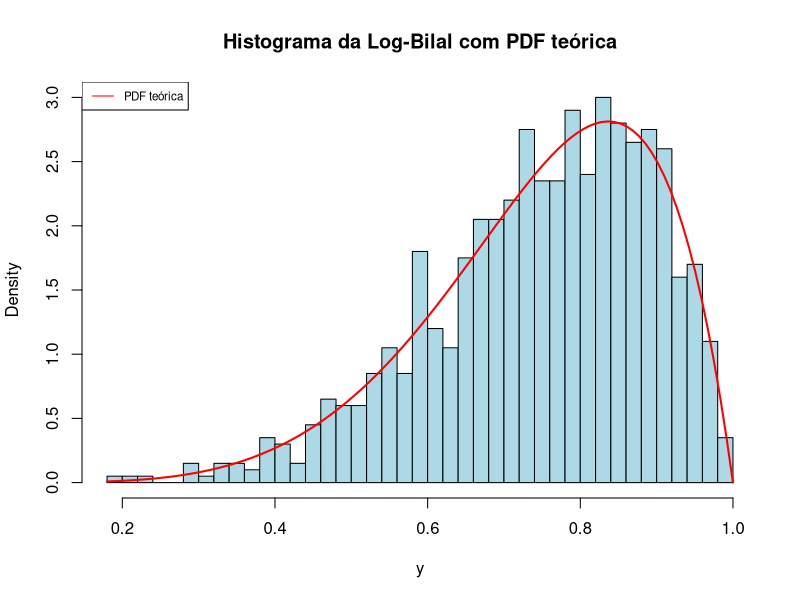

Recreate this plot in R.
# ============================================================
# DISTRIBUIÇÃO LOG-BILAL REPARAMETRIZADA
# ============================================================

# ------------------------------------------------------------
# 1. FUNÇÃO DE DENSIDADE DE PROBABILIDADE (PDF)
# ------------------------------------------------------------
dLB <- function(y, mu = 0.75) {
  fx1 <- (12 / ((mu / (mu + 24))^(-1/2) - 5)) * 
    y^(4 / ((mu / (mu + 24))^(-1/2) - 5) - 1) * 
    (1 - y^(2 / ((mu / (mu + 24))^(-1/2) - 5)))
  return(fx1)
}


# ------------------------------------------------------------
# 2. FUNÇÃO DE DISTRIBUIÇÃO ACUMULADA (CDF)
# ------------------------------------------------------------
pLB <- function(y, mu = 0.75) {
  cdf <- 3 * y^(4 / ((mu / (mu + 24))^(-1/2) - 5)) - 
    2 * y^(6 / ((mu / (mu + 24))^(-1/2) - 5))
  return(cdf)
}


# ------------------------------------------------------------
# 3. FUNÇÃO INVERSA (AUXILIAR PARA QUANTIL E GERAÇÃO)
# ------------------------------------------------------------
inverse <- function(f, lower, upper) {
  function(y) {
    uniroot(function(x) f(x) - y, lower = lower, upper = upper, tol = 1e-10)$root
  }
}


# ------------------------------------------------------------
# 4. FUNÇÃO QUANTÍLICA (GERAÇÃO DE VALORES ALEATÓRIOS)
# ------------------------------------------------------------
qLB <- function(u, mu) {
  f <- function(y) {
    3 * y^(4 / ((mu / (mu + 24))^(-1/2) - 5)) - 
      2 * y^(6 / ((mu / (mu + 24))^(-1/2) - 5))
  }
  q <- inverse(f, lower = 0, upper = 1)
  return(q(u))
}


# ------------------------------------------------------------
# 5. TESTE: GERAÇÃO DE NÚMEROS E PLOTAGEM
# ------------------------------------------------------------
set.seed(123)
n <- 1000
mu <- 0.75

u_vals <- runif(n)
y_vals <- sapply(u_vals, qLB, mu = mu)

hist(y_vals, breaks = 30, freq = FALSE, col = "lightblue", 
     main = "Histograma da Log-Bilal com PDF teórica", xlab = "y")

curve(dLB(x, mu = mu), col = "red", lwd = 2, add = TRUE)
legend("topleft", legend = c("PDF teórica"), col = "red", lwd = 1, cex = 0.7)



# ------------------------------------------------------------
# 6. LOG-VEROSSIMILHANÇA
# ------------------------------------------------------------
log_lik_LB <- function(theta, y) {
  mu <- theta[1]
  
  if (mu <= 0 || any(y <= 0 | y >= 1)) {
    return(-Inf)
  }
  
  ll <- log(12 / ((mu / (mu + 24))^(-1/2) - 5)) + 
    (4 / ((mu / (mu + 24))^(-1/2) - 5) - 1) * log(y) + 
    log(1 - y^(2 / ((mu / (mu + 24))^(-1/2) - 5)))
  
  return(sum(ll))
}


# ------------------------------------------------------------
# Exemplo de estimação via optim
# ------------------------------------------------------------
set.seed(123)
y_vals <- sapply(runif(100), qLB, mu = 0.75)

theta_start <- c(0.5)

optim_result <- optim(theta_start, log_lik_LB, y = y_vals,
                      method = "BFGS",
                      control = list(fnscale = -1))

print(optim_result$par)

# 1. Simulate data Log-Bilal
set.seed(123)
mu_true <- 0.75
y_vals <- sapply(runif(1000), qLB, mu = mu_true)


log_pdf_sum <- sum(log(dLB(y_vals, mu = mu_true)))
log_lik_val <- log_lik_LB(c(mu_true), y_vals)


print(log_pdf_sum)
print(log_lik_val)
print(all.equal(log_pdf_sum, log_lik_val))

